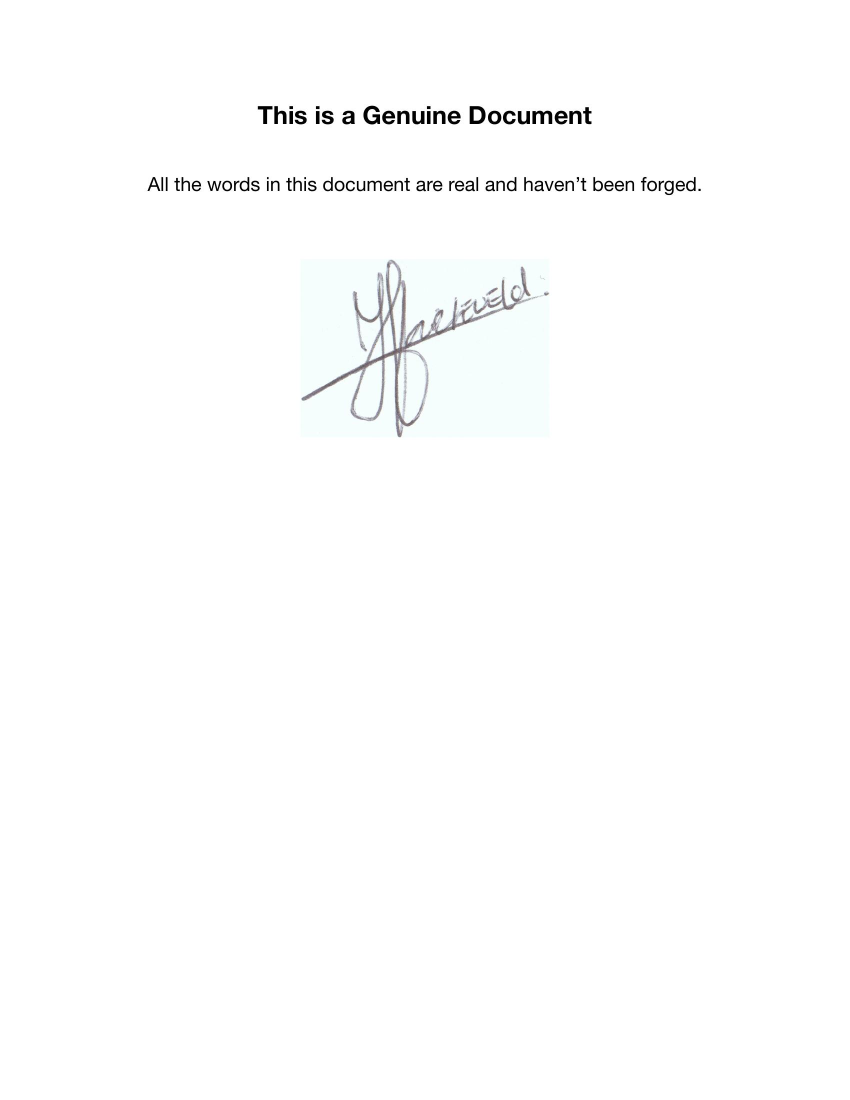
#> input picture image_1.jpg, 1700 x 2200 px (shown at 1/2 size)
$ python -i compareDocuments.py   (imports and definitions only)
#> lines starting #> are read from the running program, lines starting #| are printed output that depends on the picture; after the words box and inside, x2 and y2 are one past the last pixel; in counts of white or black regions, pixels touching at a corner belong together
import cv2
from skimage.metrics import structural_similarity as ssim
import imutils
import numpy as np
import matplotlib.pyplot as plt
from pdf2image import convert_from_path


# [5 lines left out: function pdf_jpg, not called in this run]

def sigExtract(inputPath, outputPath):
  # Load image and HSV color threshold
#> called with inputPath = 'image_1.jpg', outputPath = 'out.png'
  image = cv2.imread(inputPath)
#> image is the input picture: shape (2200, 1700, 3); mean B, G, R 253.2, 253.2, 252.8
  hsv = cv2.cvtColor(image, cv2.COLOR_BGR2HSV)
#> hsv: shape (2200, 1700, 3); mean H, S, V 4.5, 0.5, 253.2
  lower = np.array([10, 10, 0])
  upper = np.array([145, 500, 255])
  mask = cv2.inRange(hsv, lower, upper)
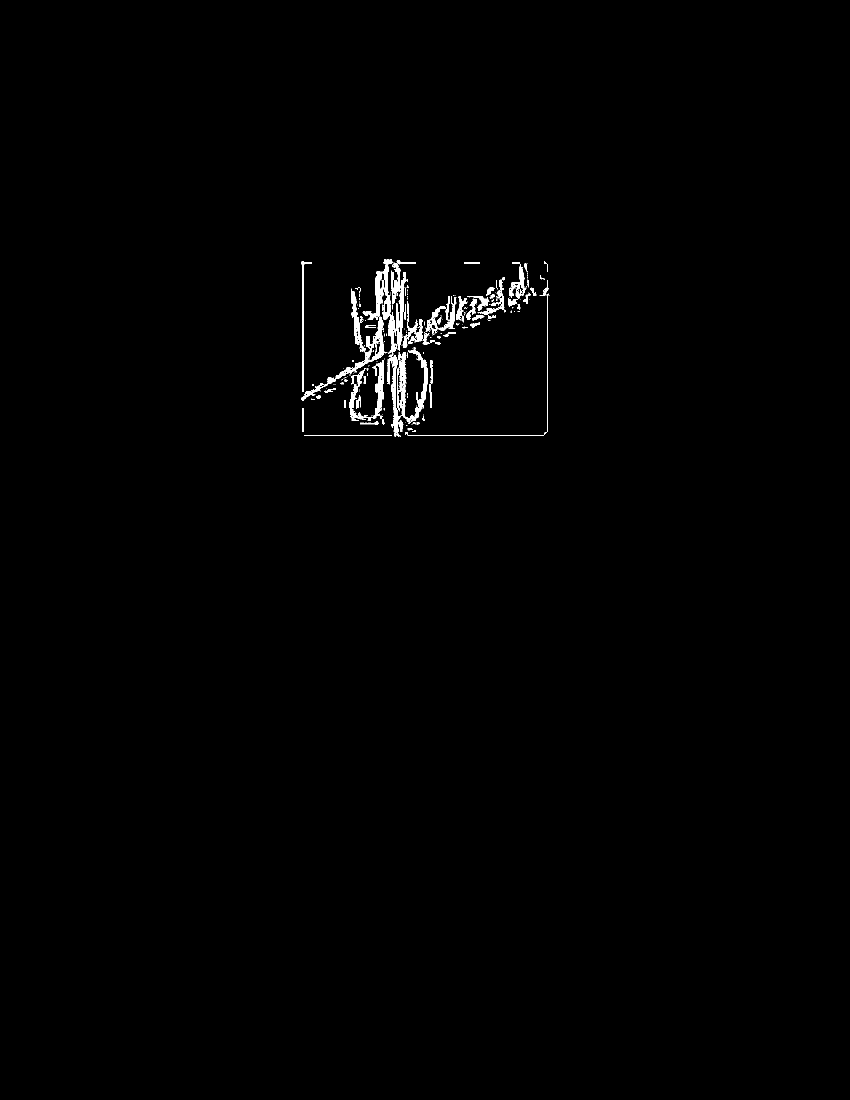
#> mask: shape (2200, 1700) (shown at 1/2 size); 0.7% white; 253 white regions (187 under 20 px)
  result = cv2.bitwise_and(image, image, mask=mask)
  result[mask==0] = (255,255,255)

  # Find contours on extracted mask, combine boxes, and extract ROI
  cnts = cv2.findContours(mask, cv2.RETR_EXTERNAL, cv2.CHAIN_APPROX_SIMPLE)
#> cnts = 248 contours, 195 with area under 20; largest, box (x1, y1, x2, y2) and area: (602, 519, 800, 874) 6672, (795, 695, 856, 848) 2286, (698, 721, 768, 842) 1810, (782, 525, 816, 702) 1754, (851, 592, 913, 670) 1259
  cnts = cnts[0] if len(cnts) == 2 else cnts[1]
  cnts = np.concatenate(cnts)
#> cnts = contour of 5419 points, box (x1, y1, x2, y2) (602, 519, 1099, 874), area 35834
  x,y,w,h = cv2.boundingRect(cnts)
#> x = 602; y = 519; w = 497; h = 355
  cv2.rectangle(image, (x, y), (x + w, y + h), (36,255,12), 2)
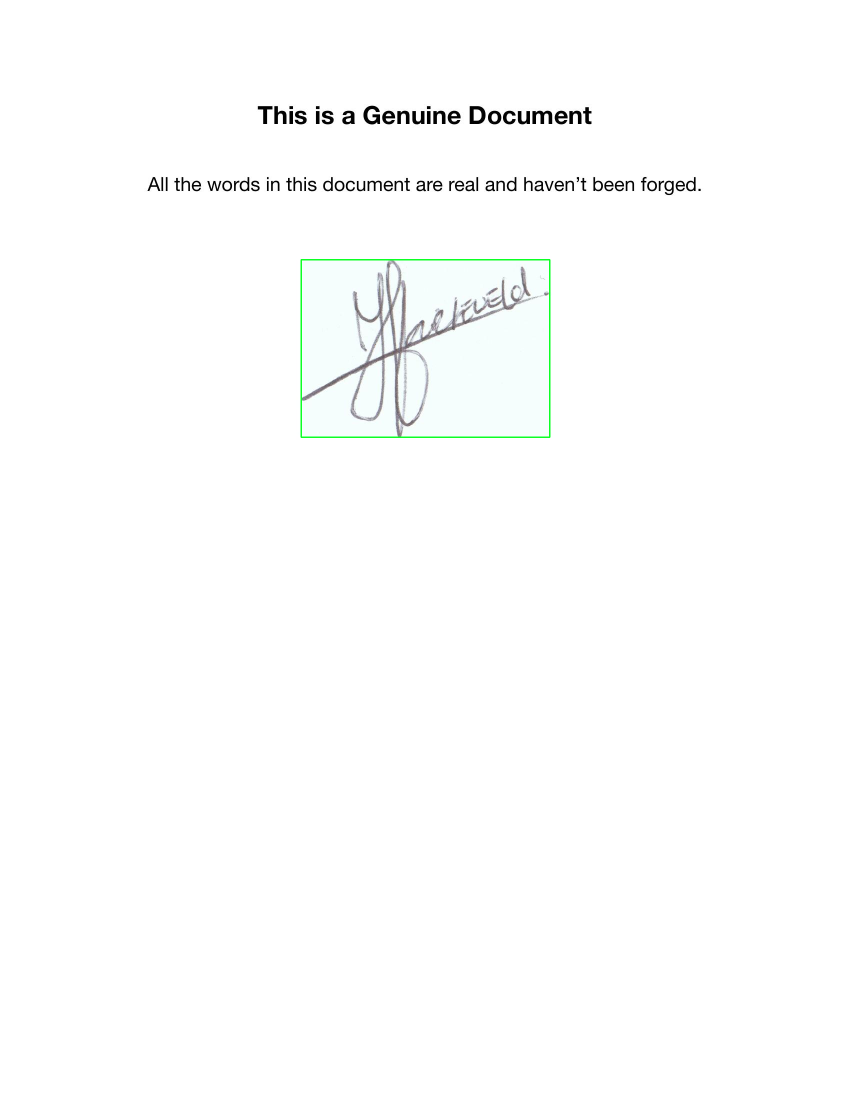
#> image: shape (2200, 1700, 3) (shown at 1/2 size); 0.14% of pixels changed, all inside (x1, y1, x2, y2) = (601, 518, 1101, 876)
  # print(x, y, w, h)
  ROI = image[y:y+h, x:x+w]
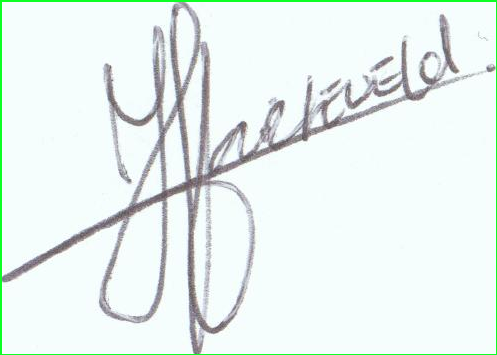
#> ROI: shape (355, 497, 3); mean B, G, R 239.4, 242.5, 231.9
  cv2.imwrite(outputPath, ROI)

#   cv2.imshow('Result', result)
#   cv2.imshow('Mask', mask)
#   cv2.imshow('Image', image)
  cv2.imshow('Extracted Signature', ROI)
  cv2.waitKey(0)


# [41 lines left out: function match, not called in this run]


# [6 lines not run here, left out]

>>> result = sigExtract('image_1.jpg', 'out.png')
